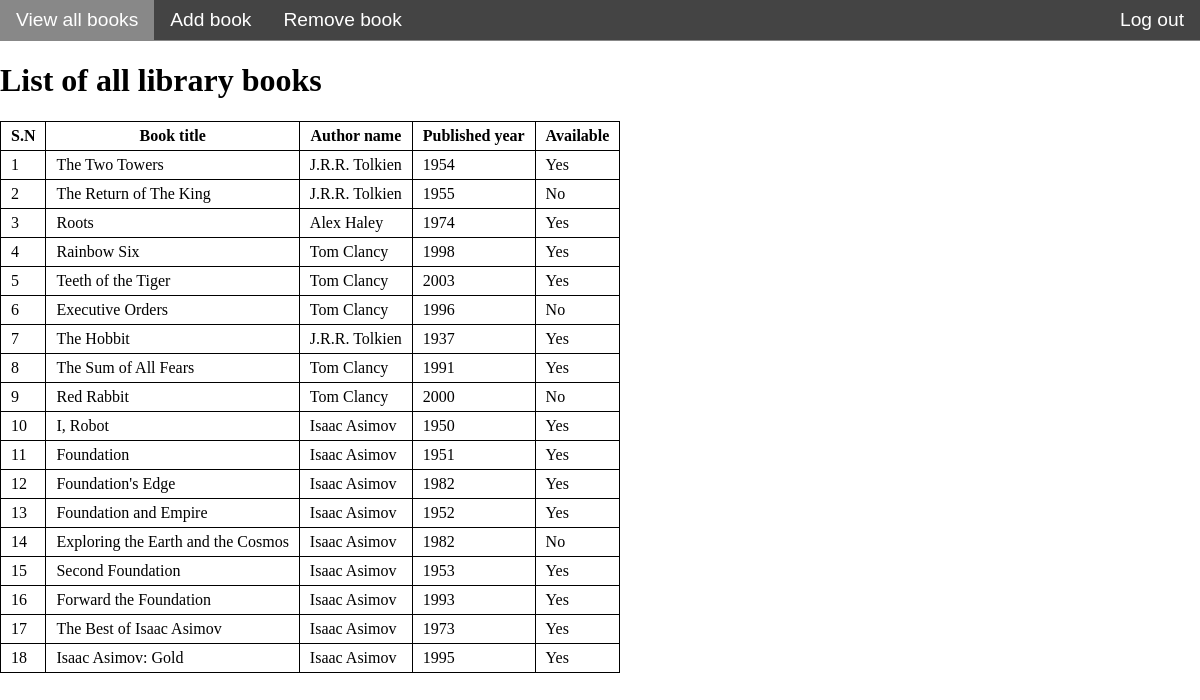
The app's page /View/books.php with its own data.
### tables this page shows
CREATE TABLE IF NOT EXISTS books (
	bookid INT(11) NOT NULL AUTO_INCREMENT,
	authorid INT(11),
	title VARCHAR(55) NOT NULL,
	ISBN VARCHAR(25) NOT NULL,
	pub_year SMALLINT(6) NOT NULL,
	available ENUM('Yes', 'No') NOT NULL,
	PRIMARY KEY (bookid),
	FOREIGN KEY (authorid) REFERENCES authors(authorid)
	ON DELETE CASCADE
);

CREATE TABLE IF NOT EXISTS authors (
	authorid INT(11) NOT NULL AUTO_INCREMENT,
	name VARCHAR(55) NOT NULL UNIQUE,
	PRIMARY KEY (authorid)
);

### DAL/DB.php (the view, shortened to what this page needs)
<?php
class DB {
    private $servername = "localhost";
    private $username = "root";
    private $password = "";
    private $dbname = "library";
    private $conn;
    function connect() {
        $this->conn=new mysqli($this->servername, $this->username, $this->password, $this->dbname);
        $this->conn->set_charset("utf8");
    }
    function displayAllBooks() {
        $query = "SELECT b.bookid, b.title, a.name, b.pub_year, b.available
                  FROM books b, authors a
                  WHERE a.authorid = b.authorid
                  ORDER BY b.bookid";
        $result = $this->conn->query($query);
        if ($result->num_rows > 0) {
            echo "<table id='booksTable'>";
            echo "<tr><th>S.N</th><th>Book title</th><th>Author name</th><th>Published year</th><th>Available</th>";
            while ($row = $result->fetch_object()) {
                echo "<tr><td>$row->bookid</td><td>$row->title</td><td>$row->name</td>
                      <td>$row->pub_year</td><td>$row->available</td></tr>";
            }
            echo "</table>";
        } else {
            echo "No results for library books";
        }
    }
}

### View/navbar.php (shortened to what this page needs)
<!DOCTYPE html>
<html lang="en">
<head>
    <link rel="stylesheet" href="style.css">
</head>
<body>
<div class="nav">
    <ul>
        <li>
            <a href="/Oblig3itpe2410/View/books.php">View all books</a>
        </li>
        <li>
            <a href="/Oblig3itpe2410/View/addbook.php">Add book</a>
        </li>
        <li>
            <a href="/Oblig3itpe2410/View/removebook.php">Remove book</a>
        </li>
        <li style="float:right"><a href="/Oblig3itpe2410/API/loggUt.php">Log out</a></li>
    </ul>
</div>

### View/books.php
<?php
include_once 'navbar.php';
?>
<div id ="pagewrap">
<h1>List of all library books</h1>
<?php
include_once '../DAL/DB.php';
$db = new DB();
$books = $db->displayAllBooks();
?>
</div>

### View/style.css (style rules this page uses)
body { margin: 0; padding: 0; background: white; }
.nav ul { list-style: none; background-color: #444444; padding: 0; margin: 0; overflow: hidden; border-bottom: 1px solid #888; }
.nav li { font-family: 'Oswald', sans-serif; font-size: 1.2em; line-height: 40px; height: 40px; float: left; }
.nav a { text-decoration: none; color: #fff; text-align: center; padding: 14px 16px; }
table { border-collapse: collapse; border: 1px solid black; overflow-x:auto; }
td { border: 1px solid black; }
th, td { padding: 5px 10px 5px 10px; border: 1px solid black; }

### records on screen
books: bookid "1", title "The Two Towers", authorid.name "J.R.R. Tolkien", pub_year "1954", available "Yes"
books: bookid "2", title "The Return of The King", authorid.name "J.R.R. Tolkien", pub_year "1955", available "No"
books: bookid "3", title "Roots", authorid.name "Alex Haley", pub_year "1974", available "Yes"
books: bookid "4", title "Rainbow Six", authorid.name "Tom Clancy", pub_year "1998", available "Yes"
books: bookid "5", title "Teeth of the Tiger", authorid.name "Tom Clancy", pub_year "2003", available "Yes"
books: bookid "6", title "Executive Orders", authorid.name "Tom Clancy", pub_year "1996", available "No"
books: bookid "7", title "The Hobbit", authorid.name "J.R.R. Tolkien", pub_year "1937", available "Yes"
books: bookid "8", title "The Sum of All Fears", authorid.name "Tom Clancy", pub_year "1991", available "Yes"
books: bookid "9", title "Red Rabbit", authorid.name "Tom Clancy", pub_year "2000", available "No"
books: bookid "10", title "I, Robot", authorid.name "Isaac Asimov", pub_year "1950", available "Yes"
books: bookid "11", title "Foundation", authorid.name "Isaac Asimov", pub_year "1951", available "Yes"
books: bookid "12", title "Foundation's Edge", authorid.name "Isaac Asimov", pub_year "1982", available "Yes"
books: bookid "13", title "Foundation and Empire", authorid.name "Isaac Asimov", pub_year "1952", available "Yes"
books: bookid "14", title "Exploring the Earth and the Cosmos", authorid.name "Isaac Asimov", pub_year "1982", available "No"
books: bookid "15", title "Second Foundation", authorid.name "Isaac Asimov", pub_year "1953", available "Yes"
books: bookid "16", title "Forward the Foundation", authorid.name "Isaac Asimov", pub_year "1993", available "Yes"
books: bookid "17", title "The Best of Isaac Asimov", authorid.name "Isaac Asimov", pub_year "1973", available "Yes"
books: bookid "18", title "Isaac Asimov: Gold", authorid.name "Isaac Asimov", pub_year "1995", available "Yes"
